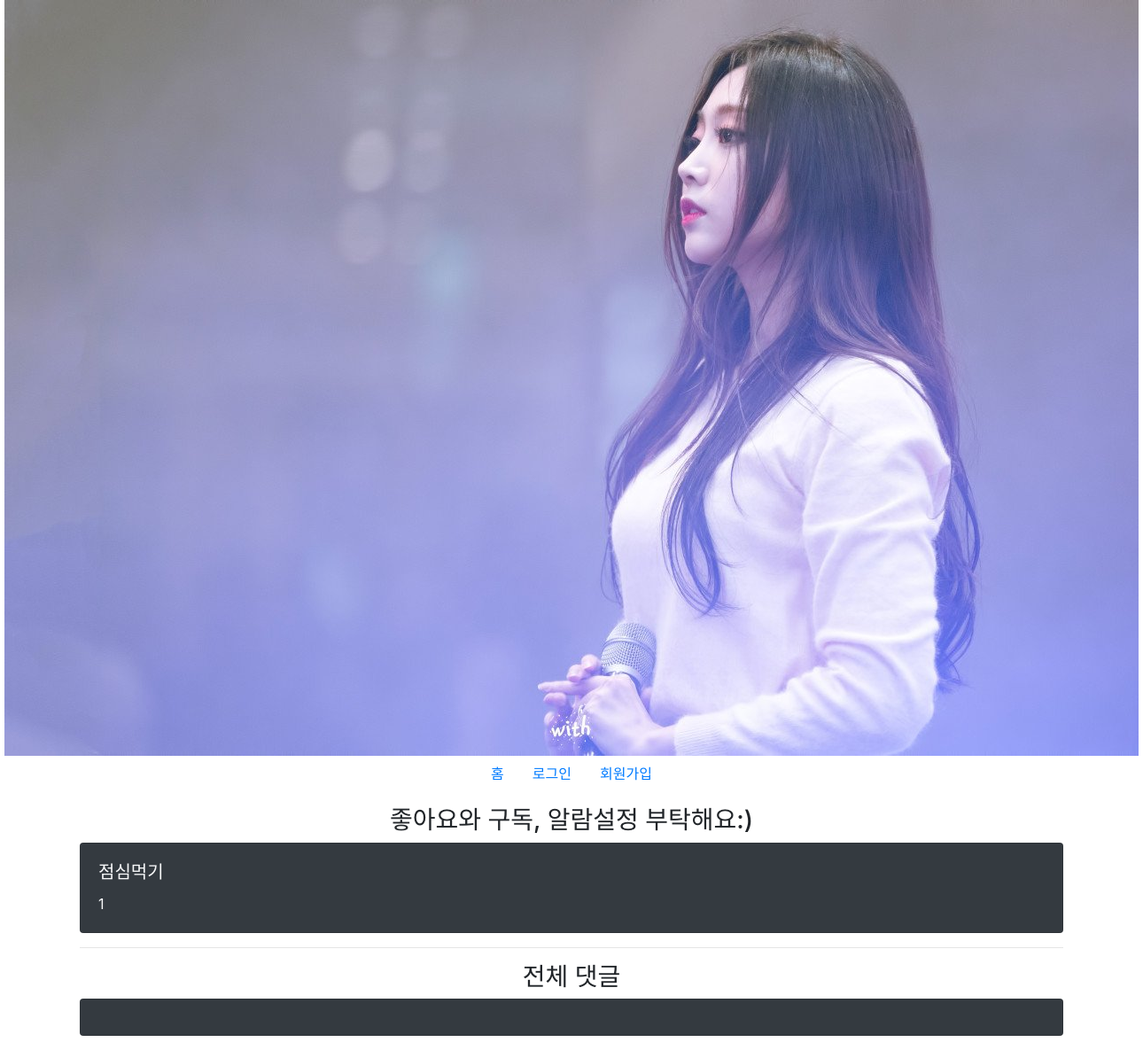
The page /board/3/detail/ on the database as committed earlier.
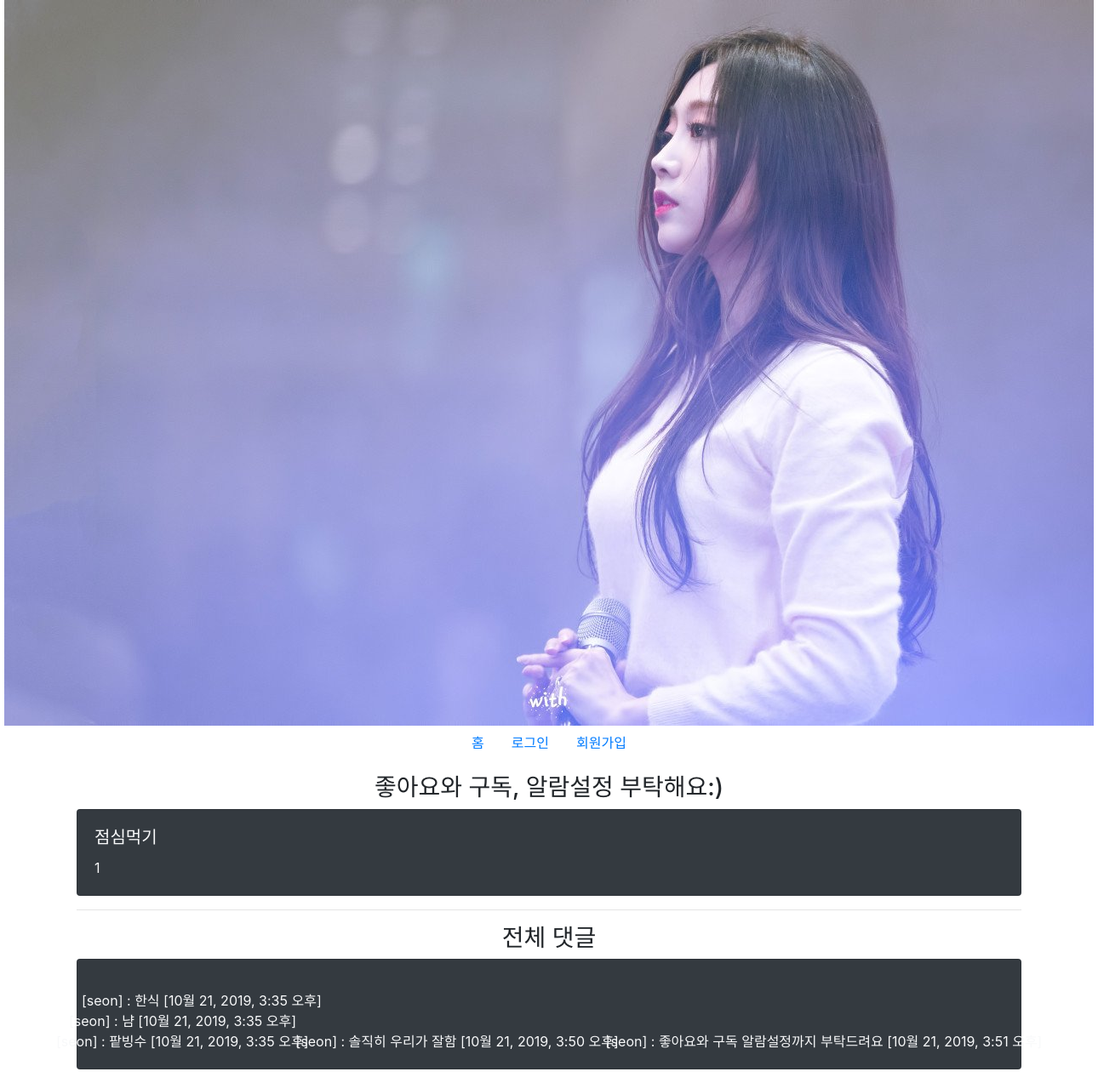
The same page on the database as committed later.
### board/models.py (models this page shows)
class Board(models.Model):
    title = models.CharField(max_length=100)
    content = models.CharField(max_length=100)
    created_at = models.DateField(auto_now_add=True)
    user = models.ForeignKey(settings.AUTH_USER_MODEL,
                             on_delete=models.CASCADE)

class Comment(models.Model):
    board = models.ForeignKey(Board, on_delete=models.CASCADE)
    content = models.CharField(max_length=100)
    created_time = models.DateTimeField(auto_now_add=True)
    user = models.ForeignKey(settings.AUTH_USER_MODEL,
                             on_delete=models.CASCADE)

### board/views.py (the view)
# urls.py: path('<int:id>/detail/', views.detail, name='detail'),
def detail(request, id):
    board = get_object_or_404(Board, id=id)
    comment_form = CommentForm()
    context = {
        'board': board,
        'comment_form': comment_form
    }
    return render(request, 'board/detail.html', context)

### board/templates/board/detail.html (shortened to what this page needs)
{% extends 'base.html' %}
{% load bootstrap4 %}
{% block body %}
<h3 class="text-center">좋아요와 구독, 알람설정 부탁해요:)</h3>
<div class="card bg-dark text-light">
  <div class="card-body">
    <h5 class="card-title">{{board.title}}</h5>
    <p class="card-text">{{board.content}}</p>
  </div>
</div>
<hr>
<h3 class="text-center">전체 댓글</h3>
<div class="card bg-dark text-light">
  <div class="card-body">
    {% for comment in board.comment_set.all %}
    <p>
      <div class="row">
        [{{comment.user}}] : {{comment.content}} [{{comment.created_time}}]
    </p>
    {% endfor %}
  </div>
</div>
{% endblock %}

### gallery/templates/base.html (shortened to what this page needs)
{% load bootstrap4 %}
{% load static %}
<!DOCTYPE html>
<html lang="en">
<head>
  {% bootstrap_css %}
</head>
<body>
  <div class="text-center">
    <a
      href="https://search.naver.com/search.naver?sm=top_hty&fbm=0&ie=utf8&query=%EB%9F%AC%EB%B8%94%EB%A6%AC%EC%A6%88+%EC%A7%80%EC%88%98"><img
        src="{% static 'jisoo.jpg' %}" alt=""></a>
  </div>
  <ul class="nav justify-content-center">
    <li class="nav-item">
      <a class="nav-link active" href="{% url 'board:index' %}">홈</a>
    </li>
    {% if user.is_authenticated %}
    <li class="nav-item">
      <a class="nav-link" href="{% url 'board:create' %}">글 생성</a>
    </li>
    <li class="nav-item">
      <a class="nav-link" href="{% url 'accounts:logout' %}">로그아웃</a>
    </li>
    <li class="nav-item">
      <h1 class="btn btn-info">{{user.username}}님 안녕하세요!</h1>
    </li>
    {% else %}
    <li class="nav-item">
      <a class="nav-link" href="{% url 'accounts:login' %}">로그인</a>
    </li>
    <li class="nav-item">
      <a class="nav-link" href="{% url 'accounts:signup' %}">회원가입</a>
    </li>
    {% endif %}
  </ul>
  <div class="container my-3">
    {% block body %}
    {% endblock %}
  </div>
</body>
</html>

Rows that differ between the two databases and show on the page:
added Comment: user "seon", content "한식", created_time "10월 21, 2019, 3:35 오후"
added Comment: user "seon", content "냠", created_time "10월 21, 2019, 3:35 오후"
added Comment: user "seon", content "팥빙수", created_time "10월 21, 2019, 3:35 오후"
added Comment: user "seon", content "솔직히 우리가 잘함", created_time "10월 21, 2019, 3:50 오후"
added Comment: user "seon", content "좋아요와 구독 알람설정까지 부탁드려요", created_time "10월 21, 2019, 3:51 오후"
